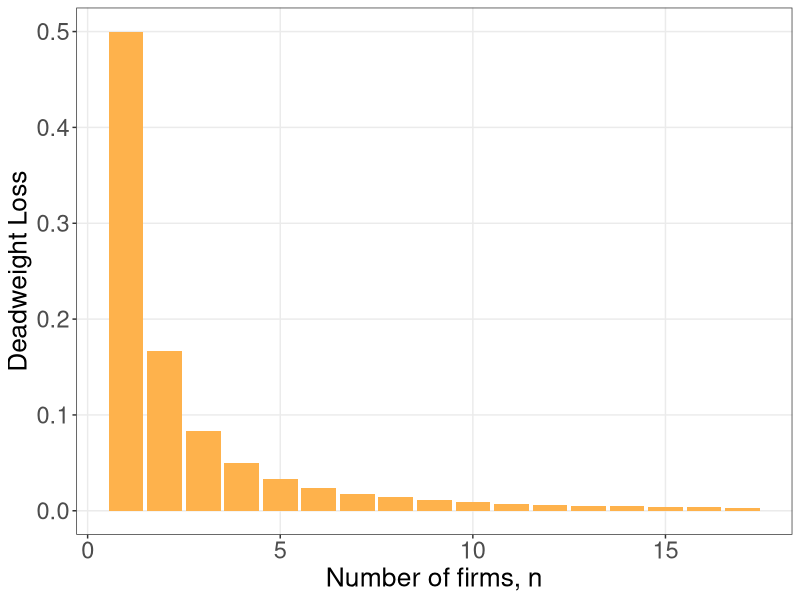
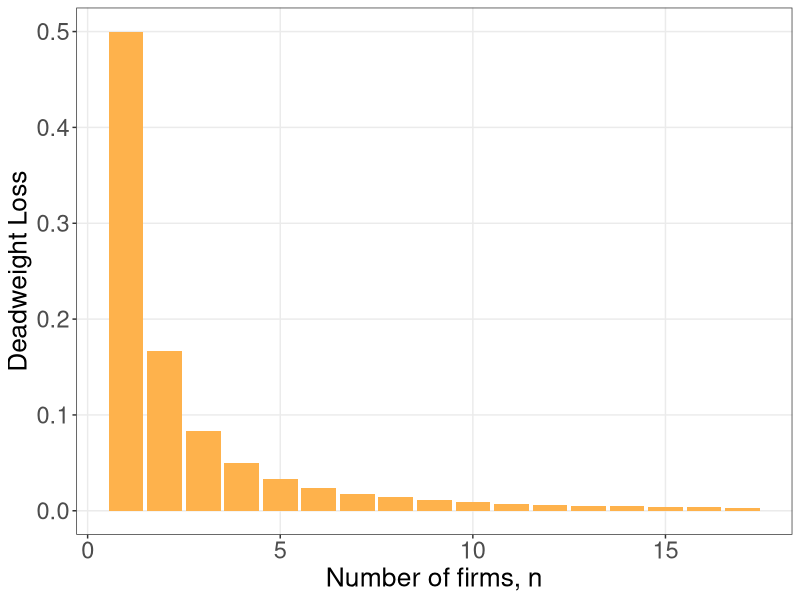

Write R code to recreate these figures, in order.
require(shape)
pdf(file = "competitionmarkets/profit_consumersurplus_n.pdf", width = 9, height = 7)

#Set parameters for graphics
pointsize <- 1.8
axislabelsize <- 1.8
labelsize <- 1.5
namesize <- 1.8
annotatesize <- 1.5
graphlinewidth <- 2
segmentlinewidth <- 1.5

COL <- c("#7fc97f", "#beaed4", "#fdc086", "#ffff99", "#386cb0", "#f0027f", "#bf5b17", "#666666")
COLA <- c("#e0f3db", "#99d8c9","#66c2a4","#41ae76", "#238b45", "#005824")
COLB <- c("#c6dbef", "#4eb3d3", "#2b8cbe", "#0868ac","#084081")

par(mar =  c(6, 6, 4, 4))

deadweightLoss <- function(n, s = 0.5, pmax = 20, c1 = 2) {
  (1/2)*((c1 + ((1/(n+1))*(pmax -c1)  - c1)) )*((pmax - c1)/s -  (n/(n+1))*( (pmax - c1)/(s)))
}

dlProp <- function(n, s = 0.5, pmax = 20, c1 = 2) {
  ((1/2)*((c1 + ((1/(n+1))*(pmax -c1)  - c1)) )*((pmax - c1)/s -  (n/(n+1))*( (pmax - c1)/(s)))) / (0.5*(pmax - c1)*(n/(n+1))*(pmax - c1)/(s))
}



library(tidyverse)
xlims <- c(1, 17)

n <- seq(xlims[1], xlims[2], by = 1)
dlN <- dlProp(n)
df <- data.frame(n, dlN)

df %>%
  ggplot(aes(x = n, y = dlN)) + 
  geom_bar(stat = "identity", fill = "#feb24c") + 
  xlab("Number of firms, n") +
  ylab("Deadweight Loss") + 
  theme_bw() + 
  theme(text = element_text(size = 17),
        axis.text = element_text(size = 17),
        axis.title = element_text(size = 19),
        panel.grid.minor = element_blank())

ggsave(file = "competitionmarkets/deadweight_loss_n.pdf", device = "pdf", width = 6, height = 4)
